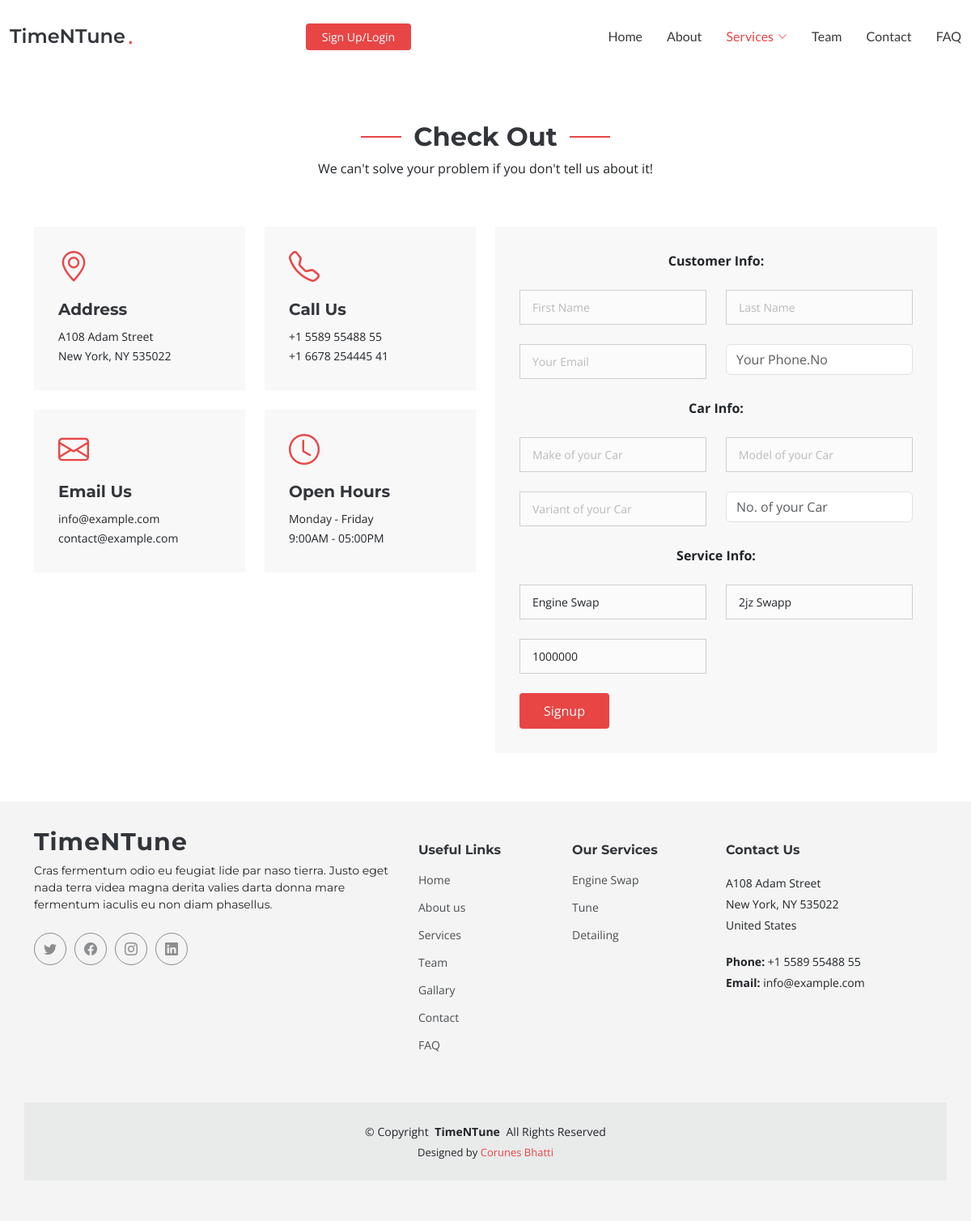
Page /userpanel/check-out/check-out.php?id=34 on the committed database.
### tables this page shows
CREATE TABLE `services` (
  `id` int(11) NOT NULL,
  `service_name` varchar(225) NOT NULL,
  `price` int(11) NOT NULL,
  `img` varchar(10000) NOT NULL,
  `category` varchar(225) NOT NULL,
  `description` mediumtext NOT NULL
);

CREATE TABLE `service_categories` (
  `id` int(11) NOT NULL,
  `service_name` varchar(50) NOT NULL
);

### userpanel/check-out/check-out.php (the view, shortened to what this page needs)
<?php
include "links/header.php";
?>
<section id="services" class="contact">
  <div class="container section-title" data-aos="fade-up">
    <h2>Check Out</h2>
    <p>We can't solve your problem if you don't tell us about it!</p>
  </div>
  <div class="container" data-aos="fade-up" data-aos-delay="100">
    <div class="row gy-4">
      <div class="col-lg-6">
        <div class="row gy-4">
          <div class="col-md-6">
            <div class="info-item" data-aos="fade" data-aos-delay="200">
              <i class="bi bi-geo-alt"></i>
              <h3>Address</h3>
              <p>A108 Adam Street</p>
              <p>New York, NY 535022</p>
            </div>
          </div>
          <div class="col-md-6">
            <div class="info-item" data-aos="fade" data-aos-delay="300">
              <i class="bi bi-telephone"></i>
              <h3>Call Us</h3>
              <p>+1 5589 55488 55</p>
              <p>+1 6678 254445 41</p>
            </div>
          </div>
          <div class="col-md-6">
            <div class="info-item" data-aos="fade" data-aos-delay="400">
              <i class="bi bi-envelope"></i>
              <h3>Email Us</h3>
              <p>info@example.com</p>
              <p>contact@example.com</p>
            </div>
          </div>
          <div class="col-md-6">
            <div class="info-item" data-aos="fade" data-aos-delay="500">
              <i class="bi bi-clock"></i>
              <h3>Open Hours</h3>
              <p>Monday - Friday</p>
              <p>9:00AM - 05:00PM</p>
            </div>
          </div>
        </div>
      </div>
      <div class="col-lg-6">
        <form action="" method="post" class="php-email-form" data-aos="fade-up" data-aos-delay="200" name="checkoutForm">
          <div class="row gy-4">
            <?php
            include("../../dashboard/auth/config.php");
            ?>
            <label for="Customer info" style="text-align: center;"><b>Customer Info:</b></label>
            <div class="col-md-6">
              <input type="text" class="form-control" name="first_name" placeholder="First Name" value="<?php echo isset($first_name) ? htmlspecialchars($first_name) : ''; ?>" required>
            </div>
            <div class="col-md-6">
              <input type="text" class="form-control" name="last_name" placeholder="Last Name" value="<?php echo isset($last_name) ? htmlspecialchars($last_name) : ''; ?>" required>
            </div>
            <div class="col-md-6">
              <input type="email" class="form-control" name="email" placeholder="Your Email" value="<?php echo isset($_SESSION['email']) ? htmlspecialchars($_SESSION['email']) : ''; ?>" required>
            </div>
            <div class="col-md-6">
              <input type="number" class="form-control" name="phone" placeholder="Your Phone.No" value="<?php echo isset($phone) ? htmlspecialchars($phone) : ''; ?>" required>
            </div>
            <label for="Car info" style="text-align: center;"><b>Car Info:</b></label>
            <div class="col-md-6">
              <input type="text" class="form-control" name="make_c" placeholder="Make of your Car" required>
            </div>
            <div class="col-md-6">
              <input type="text" class="form-control" name="model_c" placeholder="Model of your Car" required>
            </div>
            <div class="col-md-6">
              <input type="text" class="form-control" name="variant_c" placeholder="Variant of your Car" required>
            </div>
            <div class="col-md-6">
              <input type="number" class="form-control" name="number_c" placeholder="No. of your Car" required>
            </div>
            <?php
            if (isset($_GET['id'])) {
              $id = $_GET['id'];
              $query = "SELECT * FROM services WHERE id = '$id'";
              $result = mysqli_query($con, $query);
              if (mysqli_num_rows($result) > 0) {
                while ($row = mysqli_fetch_assoc($result)) {
            ?>
                  <label for="service-info" style="text-align: center;"><b>Service Info:</b></label>
                  <div class="col-md-6">
                    <input type="text" class="form-control" name="category" placeholder="Category" value="<?php echo $row['category'] ?>" required>
                  </div>
                  <div class="col-md-6">
                    <input type="text" class="form-control" name="service" placeholder="Service" value="<?php echo $row['service_name'] ?>" required>
                  </div>
                  <div class="col-md-6">
                    <input type="text" class="form-control" name="price" value="<?php echo $row['price'] ?>" required>
                  </div>
            <?php
                }
              }
            }
            ?>
            <div class="col-md-12" text-center>
              <?php
              if (isset($_SESSION['email'])) {
              ?>
                <button type="submit" name="submit" value="submit">Checkout</button>
              <?php
              } else {
              ?>
                <a href="../sigin-up.php"><button type="button" name="button">Signup</button></a>
              <?php
              }
              ?>
            </div>
          </div>
        </form>
      </div>
    </div>
  </div>
</section>
<?php
include "links/footer.php";
?>

### userpanel/check-out/links/footer.php (shortened to what this page needs)
<footer id="footer" class="footer">
  <div class="container footer-top">
    <div class="row gy-4">
      <div class="col-lg-5 col-md-12 footer-about">
        <a href="../index.php" class="logo d-flex align-items-center">
          <span>TimeNTune</span>
        </a>
        <p>Cras fermentum odio eu feugiat lide par naso tierra. Justo eget nada terra videa magna derita valies darta
          donna mare fermentum iaculis eu non diam phasellus.</p>
        <div class="social-links d-flex mt-4">
          <a href="https://twitter.com/"><i class="bi bi-twitter"></i></a>
          <a href="https://www.facebook.com/"><i class="bi bi-facebook"></i></a>
          <a href="https://www.instagram.com/corunes_bhatti_/"><i class="bi bi-instagram"></i></a>
          <a href="https://www.linkedin.com/in/corunes-bhatti-0a817b275/"><i class="bi bi-linkedin"></i></a>
        </div>
      </div>
      <div class="col-lg-2 col-6 footer-links">
        <h4>Useful Links</h4>
        <ul>
          <li><a href="../index.php">Home</a></li>
          <li><a href="../index.php#about">About us</a></li>
          <li><a href="../index.php#services">Services</a></li>
          <li><a href="../index.php#team">Team</a></li>
          <li><a href="../index.php#portfolio">Gallary</a></li>
          <li><a href="../index.php#contact">Contact</a></li>
          <li><a href="../index.php#faq">FAQ</a></li>
        </ul>
      </div>
      <div class="col-lg-2 col-6 footer-links">
        <h4>Our Services</h4>
        <ul>
          <?php
           include("../../dashboard/auth/config.php");
           $query = "SELECT * FROM service_categories WHERE id = 1";
           $result = mysqli_query($con, $query);
           if ($result) {
             while ($row = mysqli_fetch_assoc($result)) {
               echo   '<li><a href="../engine-swapp.php?engineswapp=' . $row['service_name'] . '">Engine Swap</a></li>';
             }
           }
           ?>
          <?php
           $query = "SELECT * FROM service_categories WHERE id = 2";
           $result = mysqli_query($con, $query);
           if ($result) {
             while ($row = mysqli_fetch_assoc($result)) {
               echo   '<li><a href="../tune.php?tune=' . $row['service_name'] . '">Tune</a></li>';
             }
           }
           ?>
          <?php
           $query = "SELECT * FROM service_categories WHERE id = 3";
           $result = mysqli_query($con, $query);
           if ($result) {
             while ($row = mysqli_fetch_assoc($result)) {
               echo   '<li><a href="../detailing.php?detailing=' . $row['service_name'] . '">Detailing</a></li>';
             }
           }
           ?>
        </ul>
      </div>
      <div class="col-lg-3 col-md-12 footer-contact text-center text-md-start">
        <h4>Contact Us</h4>
        <p>A108 Adam Street</p>
        <p>New York, NY 535022</p>
        <p>United States</p>
        <p class="mt-4"><strong>Phone:</strong> <span>+1 5589 55488 55</span></p>
        <p><strong>Email:</strong> <span>info@example.com</span></p>
      </div>
    </div>
  </div>
  <div class="container copyright text-center mt-4">
    <p>&copy; <span>Copyright</span> <strong class="px-1">TimeNTune</strong> <span>All Rights Reserved</span></p>
    <div class="credits">
      Designed by <a href="https://www.linkedin.com/in/corunes-bhatti-0a817b275/">Corunes Bhatti</a>
    </div>
  </div>
</footer>
</body>
</html>

### userpanel/assets/css/main.css (style rules this page uses)
:root { --default-font: "Open Sans", system-ui, -apple-system, "Segoe UI", Roboto, "Helvetica Neue", Arial, "Noto Sans", "Liberation Sans", sans-serif, "Apple Color Emoji", "Segoe UI Emoji", "Segoe UI Symbol", "Noto Color Emoji"; --heading-font: "Montserrat", sans-serif; --nav-font: "Lato", sans-serif; }
:root { --background-color: #ffffff; --background-color-rgb: 255, 255, 255; --default-color: #212529; --default-color-rgb: 33, 37, 41; --primary-color: #e84545; --primary-color-rgb: 232, 69, 69; --secondary-color: #32353a; --secondary-color-rgb: 50, 53, 58; --contrast-color: #ffffff; --contrast-color-rgb: 255, 255, 255; }
:root { --nav-color: #3a3939; --nav-hover-color: #e84545; --nav-dropdown-color: #3a3939; --nav-dropdown-hover-color: #e84545; --nav-dropdown-background-color: #ffffff; --nav-mobile-background-color: #ffffff; }
:root { scroll-behavior: smooth; }
body { color: var(--default-color); background-color: var(--background-color); font-family: var(--default-font); }
a { color: var(--primary-color); text-decoration: none; transition: 0.3s; }
h1, h2, h3, h4, h5, h6 { color: var(--secondary-color); font-family: var(--heading-font); }
section { color: var(--default-color); background-color: var(--background-color); padding: 60px 0; overflow: clip; }
.section-title { text-align: center; padding-bottom: 60px; }
.section-title h2 { font-size: 32px; font-weight: 700; position: relative; }
.section-title h2:before, .section-title h2:after { content: ""; width: 50px; height: 2px; background: var(--primary-color); display: inline-block; }
.section-title h2:before { margin: 0 15px 10px 0; }
.section-title h2:after { margin: 0 0 10px 15px; }
.section-title p { margin-bottom: 0; }
section { scroll-margin-top: 90px; }
.footer { --background-color: #f4f4f4; color: var(--default-color); background-color: var(--background-color); font-size: 14px; padding-bottom: 50px; }
.footer .footer-top { padding-top: 50px; }
.footer .footer-about .logo { line-height: 0; margin-bottom: 25px; }
.footer .footer-about .logo span { color: var(--secondary-color); font-size: 30px; font-weight: 700; letter-spacing: 1px; font-family: var(--heading-font); }
.footer .footer-about p { font-size: 14px; font-family: var(--heading-font); }
.footer .social-links a { display: flex; align-items: center; justify-content: center; width: 40px; height: 40px; border-radius: 50%; border: 1px solid rgba(var(--default-color-rgb), 0.5); font-size: 16px; color: rgba(var(--default-color-rgb), 0.5); margin-right: 10px; transition: 0.3s; }
.footer h4 { color: var(--secondary-color); font-size: 16px; font-weight: bold; position: relative; padding-bottom: 12px; }
.footer .footer-links { margin-bottom: 30px; }
.footer .footer-links ul { list-style: none; padding: 0; margin: 0; }
.footer .footer-links ul li { padding: 10px 0; display: flex; align-items: center; }
.footer .footer-links ul li:first-child { padding-top: 0; }
.footer .footer-links ul a { color: rgba(var(--default-color-rgb), 0.8); display: inline-block; line-height: 1; }
.footer .footer-contact p { margin-bottom: 5px; }
.footer .copyright { padding-top: 25px; padding-bottom: 25px; background-color: rgba(var(--default-color-rgb), 0.05); }
.footer .copyright p { margin-bottom: 0; }
.footer .credits { margin-top: 6px; font-size: 13px; }
.contact .info-item { background: rgba(var(--default-color-rgb), 0.03); padding: 30px; }
.contact .info-item i { font-size: 38px; line-height: 0; color: var(--primary-color); }
.contact .info-item h3 { font-size: 20px; font-weight: 700; margin: 20px 0 10px 0; }
.contact .info-item p { padding: 0; line-height: 24px; font-size: 14px; margin-bottom: 0; }
.contact .php-email-form { background: rgba(var(--default-color-rgb), 0.03); padding: 30px; height: 100%; }
.contact .php-email-form input[type=text], .contact .php-email-form input[type=email], .contact .php-email-form textarea { font-size: 14px; padding: 10px 15px; box-shadow: none; border-radius: 0; color: var(--default-color); background-color: rgba(var(--background-color-rgb), 0.5); border-color: rgba(var(--default-color-rgb), 0.2); }
.contact .php-email-form input[type=text]::placeholder, .contact .php-email-form input[type=email]::placeholder, .contact .php-email-form textarea::placeholder { color: rgba(var(--default-color-rgb), 0.3); }

### rows in the picture
services: category "Engine Swap", service "2jz Swapp", price "1000000"
